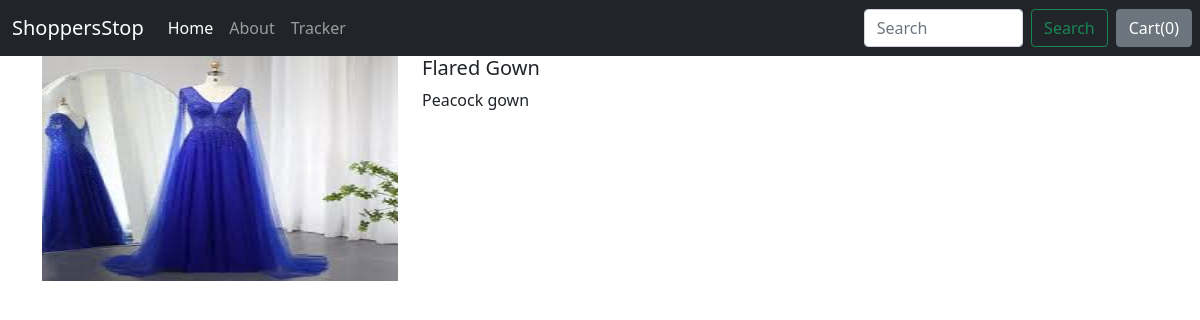
Screenshot of /shop/products/2 with the database file from the repository.
### shop/models.py (models this page shows, shortened)
class Product(models.Model):
    product_id = models.AutoField
    product_name = models.CharField(max_length=50)
    category = models.CharField(max_length=50,default="")
    subcategory = models.CharField(max_length=50,default="")
    price = models.IntegerField(default=0)
    desc = models.CharField(max_length=300)
    publish_date = models.DateField()
    image = models.ImageField(upload_to="shop/images",default="")

### shop/views.py (the view)
# urls.py: path('products/<int:id>', views.productview, name='productview'),
def productview(request,id):
    product = Product.objects.filter(id=id)
    return render(request,"shop/productview.html",{'product':product[0]})

### shop/templates/shop/productview.html (shortened to what this page needs)
{% extends 'shop/basic.html' %}
{% block body %}
<div class="container">
    <div class='row'>
        <div class='col-md-4'>
            <div class='row'>
                <img src="/media/{{product.image}}" width="225px" height="225px">
            </div>
        </div>
        <div class='col-md-8'>
            <h5>{{product.product_name}}</h5>
            <p>{{product.desc}}</p>
        </div>
    </div>
</div>
{% endblock %}

### rows the page displays
Product: image (picture), product_name "Flared Gown", desc "Peacock gown"
